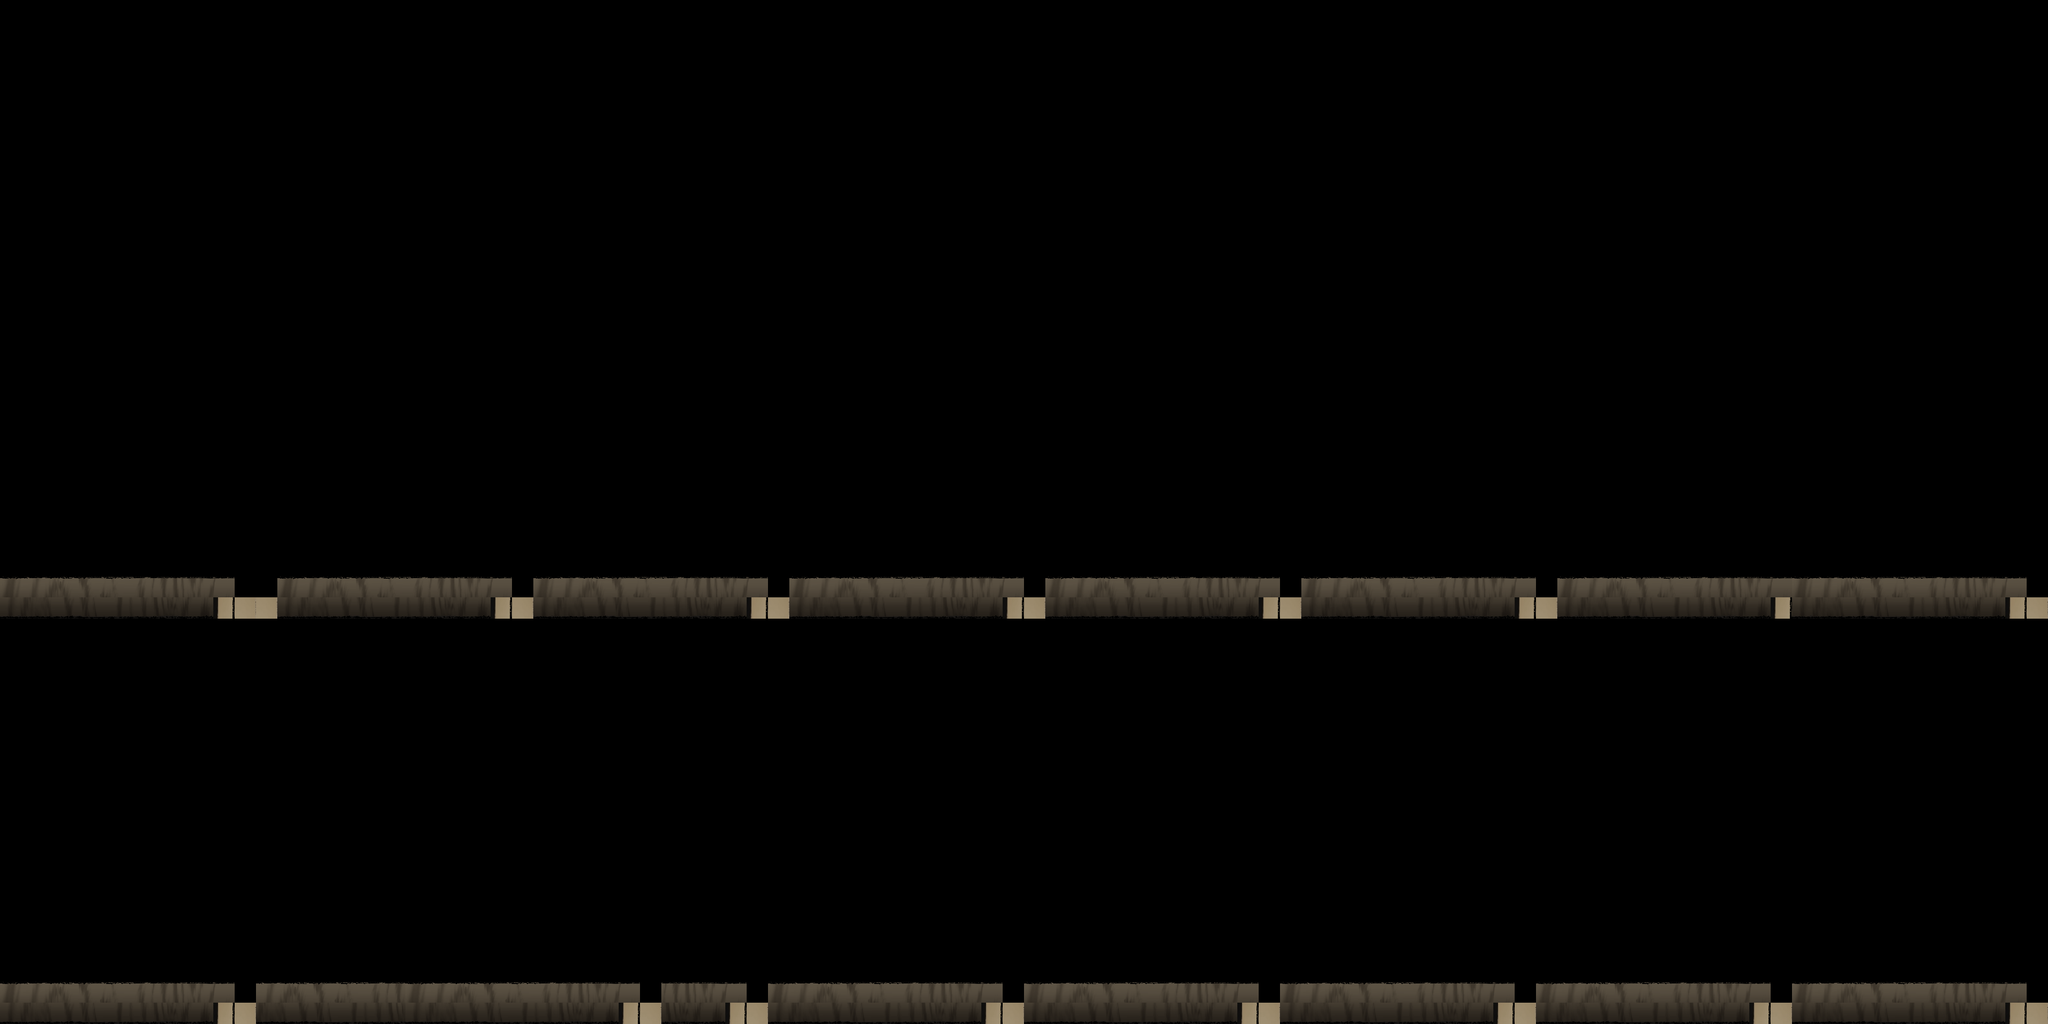

The image is a tile-based game level rendered from a .tmx file. Its description and source (layers, tilesets, objects; grid data summarised) follow:
An orthogonal 96x48 tile map with 40x40 px tiles, 1 tile layer (TileLayer).

<map version="1.5" tiledversion="1.7.2" orientation="orthogonal" renderorder="right-down" width="96" height="48" tilewidth="40" tileheight="40" infinite="0" nextlayerid="9" nextobjectid="1">
 <tileset firstgid="1" source="../Tensyukaku Tiled/Tensyukaku.tsx" />
 <group id="6" name="Tensyu">
  <imagelayer id="4" name="Tensyu">
   <image source="resourse/PreTensyu.png" width="1920" height="1080" />
  </imagelayer>
  <imagelayer id="5" name="Tensyuをコピー" offsetx="1920.25" offsety="0.63588">
   <image source="resourse/PreTensyu.png" width="1920" height="1080" />
  </imagelayer>
 </group>
 <group id="3" name="Wall">
  <imagelayer id="2" name="Wall" offsetx="44" offsety="1160">
   <image source="resourse/Wall.png" width="1840" height="680" />
  </imagelayer>
  <imagelayer id="7" name="Wallをコピー" offsetx="1958" offsety="1158">
   <image source="resourse/Wall.png" width="1840" height="680" />
  </imagelayer>
 </group>
 <layer id="1" name="TileLayer" width="96" height="48">
  <data>[4608 cells, 426 non-empty, 32 distinct tile ids]</data>
 </layer>
 <imagelayer id="8" name="Stair" offsetx="3.0303" offsety="1039.39">
  <image source="resourse/ReStair03.png" width="400" height="800" />
 </imagelayer>
</map>